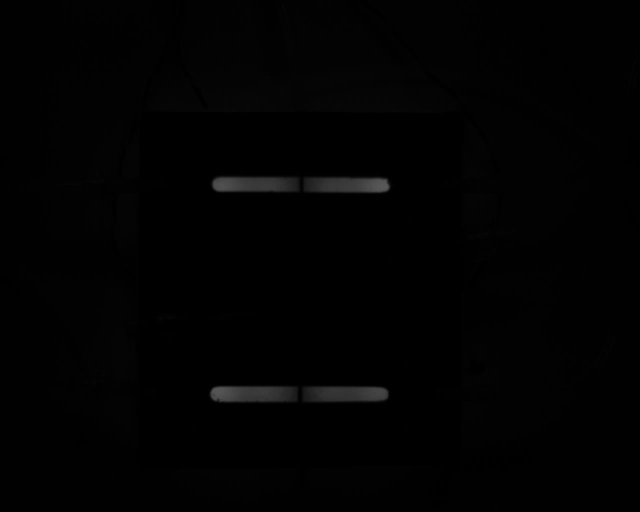
#> input picture frame 6 of Camera/outpy01.avi, 1280 x 1024 px, given in place of 8.avi, which was not available (shown at 1/2 size)
$ python VideoProcess.py   (older library calls are emulated)
#> lines starting #> are read from the running program, lines starting #| are printed output that depends on the picture; after the words box and inside, x2 and y2 are one past the last pixel; in counts of white or black regions, pixels touching at a corner belong together; pictures that were not available may be replaced by others from this repository, and a replacement may not be noted
import cv2
import numpy as np
import matplotlib.pyplot as plt
import time

# Set up general settings
VideoPath = '8.avi'

# VideoPath = 0

# Capture video/streams
cap = cv2.VideoCapture(VideoPath)
RangeLow = 50
RangeUp = 90
RangeLow1 = 0
RangeUp1 = 255
kernel_factor = 5
kernel = np.ones((kernel_factor,kernel_factor), np.uint8)
N =10
first_frames = []


while True:
    # Read one frame
    frameNo = int(cap.get(1))
    ret, img = cap.read()
#> img is the input picture: shape (1024, 1280, 3); min 0, max 89, mean 2

    gray = cv2.cvtColor(img, cv2.COLOR_BGR2GRAY)
    accuImage = np.zeros((gray.shape[0], gray.shape[1],N), np.uint8)

    first_frames.append(gray)
    id_arena = 0
    id_object = 0


    if frameNo < N:
        # [8 lines of commented-out code are left out]
        accuImage[:,:,frameNo] = gray
        avgImage = np.average(accuImage, 2).astype('uint8')


        image_blur = cv2.GaussianBlur(avgImage, (kernel_factor, kernel_factor), 0)
        print('Resolution: %d %d' %(image_blur.shape[0], image_blur.shape[1]))
#| Resolution: 1024 1280
        _, image1 = cv2.threshold(image_blur, RangeLow1, RangeUp1, cv2.THRESH_BINARY+cv2.THRESH_OTSU)
        print('Resolution: %d %d' %(image1.shape[0], image1.shape[1]))
#| Resolution: 1024 1280
        image1_opening = cv2.morphologyEx(image1, cv2.MORPH_OPEN, kernel)
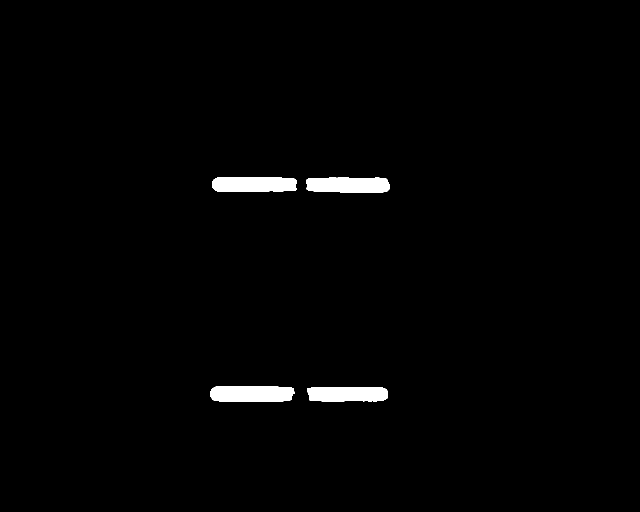
#> image1: shape (1024, 1280) (shown at 1/2 size); 1.4% white; 4 white regions
        (_,contours0,_) = cv2.findContours(image1_opening, cv2.RETR_TREE, cv2.CHAIN_APPROX_SIMPLE)
#> image1_opening: shape (1024, 1280); 1.4% white; 4 white regions, box (x1, y1, x2, y2) and area: (420, 772, 588, 804) 4911, (613, 355, 780, 386) 4676, (424, 354, 593, 384) 4619, (614, 774, 776, 803) 4435


    # Change to gray scale


    if ret == True:
        # [12 lines of commented-out code are left out]
        img3 = cv2.adaptiveThreshold(gray, 255, cv2.ADAPTIVE_THRESH_MEAN_C, cv2.THRESH_BINARY, 15, 10)
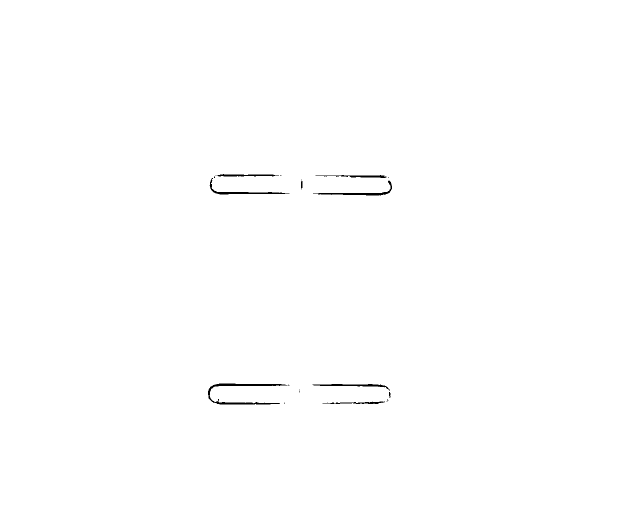
#> img3: shape (1024, 1280) (shown at 1/2 size); 99.7% white; 20 black regions (11 under 20 px)

        # (im, contours, hierarchy) = cv2.findContours(img1_opening, cv2.RETR_TREE, cv2.CHAIN_APPROX_SIMPLE)
        cnt = contours0[0]
        cv2.drawContours(img, contours0, -1, (255,255,0), 2)

        (im1, contours1, hierarchy1) = cv2.findContours(img3, cv2.RETR_TREE, cv2.CHAIN_APPROX_SIMPLE)
#> contours1 = 24 contours, 14 with area under 20; largest, box (x1, y1, x2, y2) and area: (0, 0, 1280, 1024) 1308417, (415, 766, 576, 810) 1520, (625, 360, 785, 392) 826, (418, 355, 577, 390) 791, (624, 767, 780, 781) 676

        cv2.putText(img,'Frame: '+str(cap.get(1)), (25,25),  cv2.FONT_HERSHEY_SIMPLEX, 1, (40,170,0), 2)
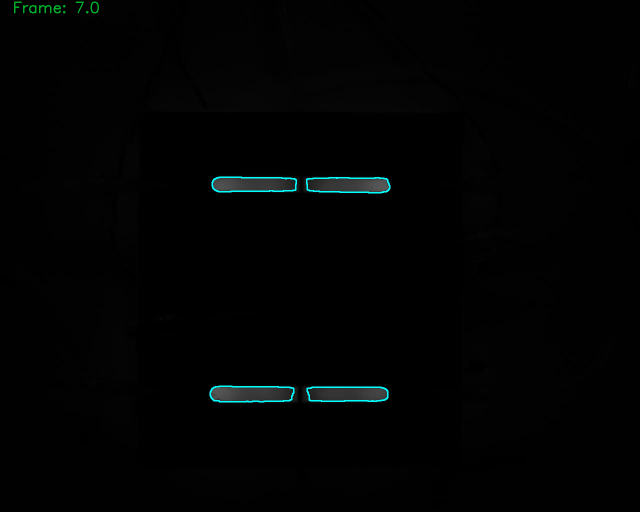
#> img: shape (1024, 1280, 3) (shown at 1/2 size); mean B, G, R 2.8, 2.9, 1.8

        for c1 in contours1:
            if cv2.contourArea(c1) < 20 or cv2.contourArea(c1)>200:
                continue
            cnt1 = c1
            (x, y, w, h) = cv2.boundingRect(c1)
            M = cv2.moments(cnt1)
            if M['m00'] != 0 and M['m10']:
                cx1 = int(M['m10']/M['m00'])
                cy1 = int(M['m01']/M['m00'])
            if cv2.pointPolygonTest(cnt, (cx1,cy1), True) < 5:
                continue

            coordinates = [[]]

            cv2.drawContours(img, [cnt1], -1, [0,255,0], 1)
            cv2.rectangle(img, (x,y), (x+w, y+h), (255,0,0),2)
            cv2.circle(img, (cx1,cy1), 2, (0,0,255), -1)
#> this loop made 24 passes
#> (x, y, w, h, cx1, cy1) on passes 6, 15: (777, 783, 5, 14, 778, 789), (601, 360, 5, 20, 603, 369)
#> c1 on passes 1, 9, 16, 18, 22: [[0, 0], [0, 1023], [1279, 1023], [1279, 0]], [[598, 779], [599, 778], [600, 779], [599, 780]], [[602, 359], [603, 358], [604, 359], [603, 360]], [[422, 375]], [[430, 351], [431, 350], [432, 351], [431, 352]]

        cv2.imshow('image', img)
        time.sleep(0.2)

        if cv2.waitKey(1) & 0xFF in [27, ord('q')] or ret == False:
#> (key q is pressed here)
            break
cap.release()
cv2.destroyAllWindows
